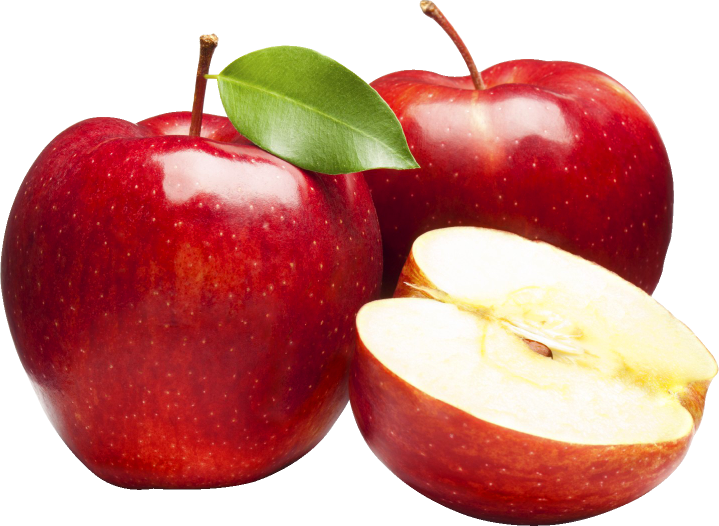
#> input picture apple.png, 1437 x 1052 px (shown at 1/2 size)
$ python 'Color Recognition.py'
#> lines starting #> are read from the running program, lines starting #| are printed output that depends on the picture; after the words box and inside, x2 and y2 are one past the last pixel; in counts of white or black regions, pixels touching at a corner belong together
import cv2
import numpy as np

image = cv2.imread("apple.png")
#> image is the input picture: shape (1052, 1437, 3); mean B, G, R 132, 138, 202.6
image = cv2.resize(image, (600, 600))
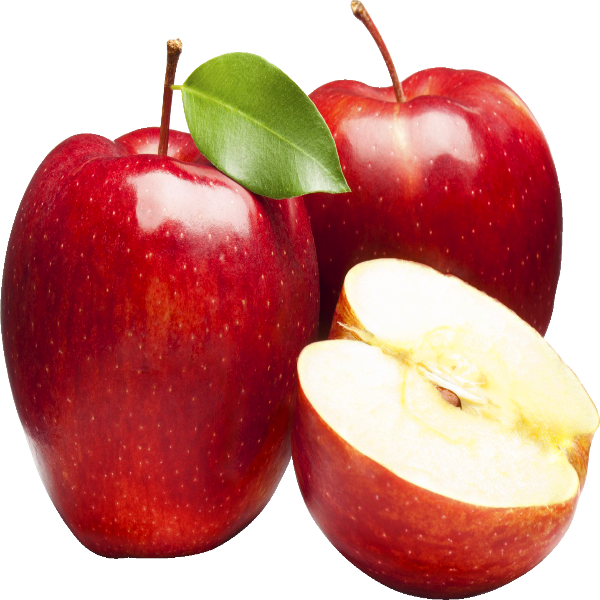
#> image: shape (600, 600, 3); mean B, G, R 131.9, 137.9, 202.5

hsv = cv2.cvtColor(image, cv2.COLOR_BGR2HSV)
#> hsv: shape (600, 600, 3); mean H, S, V 66.2, 120.6, 203.7

lower_red1 = np.array([0, 120, 70])
upper_red1 = np.array([10, 255, 255])
lower_red2 = np.array([170, 120, 70])
upper_red2 = np.array([180, 255, 255])

lower_green = np.array([40, 70, 70])
upper_green = np.array([80, 255, 255])

lower_blue = np.array([100, 150, 0])
upper_blue = np.array([140, 255, 255])

red_mask = cv2.inRange(hsv, lower_red1, upper_red1) + cv2.inRange(hsv, lower_red2, upper_red2)
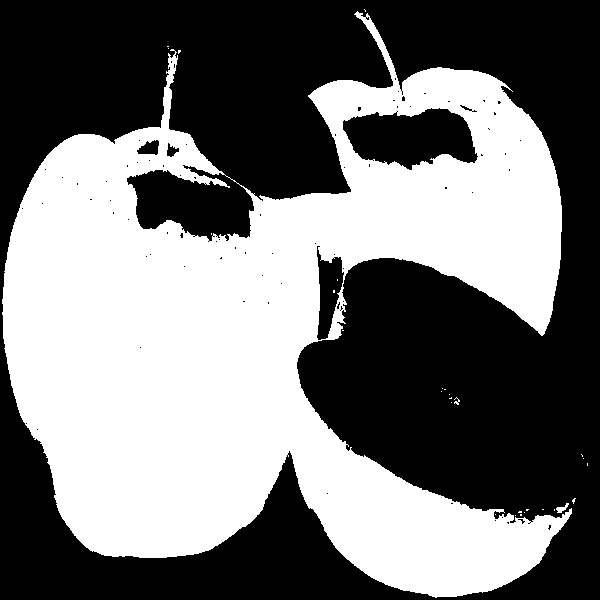
#> red_mask: shape (600, 600); 46.1% white; 29 white regions (26 under 20 px), largest, box (x1, y1, x2, y2) and area: (2, 11, 572, 598) 165903, (556, 503, 569, 513) 58, (454, 397, 460, 405) 21
green_mask = cv2.inRange(hsv, lower_green, upper_green)
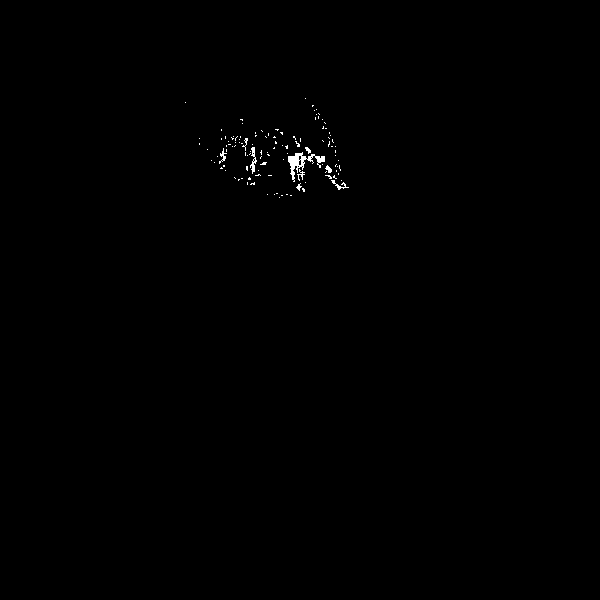
#> green_mask: shape (600, 600); 0.27% white in thin lines or dots, all inside (x1, y1, x2, y2) = (185, 98, 349, 198)
blue_mask = cv2.inRange(hsv, lower_blue, upper_blue)
#> blue_mask: shape (600, 600); every value is 0

if cv2.countNonZero(red_mask) > 500:
    text = "RED"
elif cv2.countNonZero(green_mask) > 500:
    text = "GREEN"
elif cv2.countNonZero(blue_mask) > 500:
    text = "BLUE"
else:
    text = "UNKNOWN"

print("Detected color:", text)

cv2.putText(image, text, (20, 40),
            cv2.FONT_HERSHEY_SIMPLEX, 1,
            (255, 255, 255), 4)
cv2.putText(image, text, (20, 40),
            cv2.FONT_HERSHEY_SIMPLEX, 1,
            (0, 0, 0), 2)
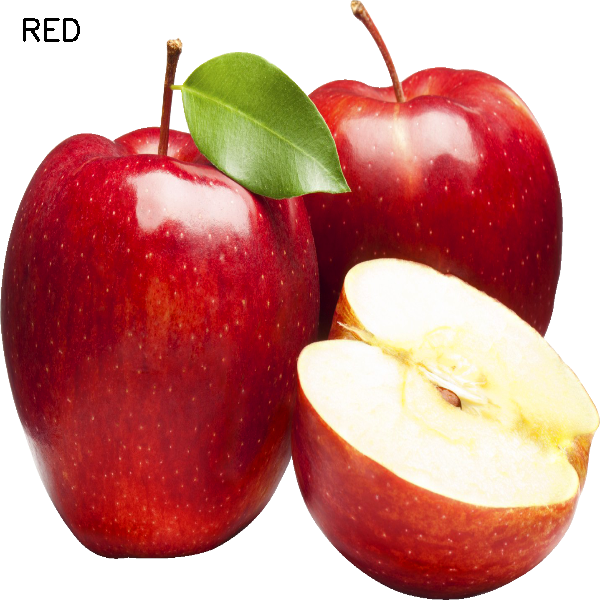
#> image: shape (600, 600, 3); 0.15% of pixels changed, all inside (x1, y1, x2, y2) = (23, 18, 80, 42)

cv2.imshow("Color Recognition", image)
cv2.waitKey(0)
cv2.destroyAllWindows()

$ run again, with tree.jpg saved as apple.png
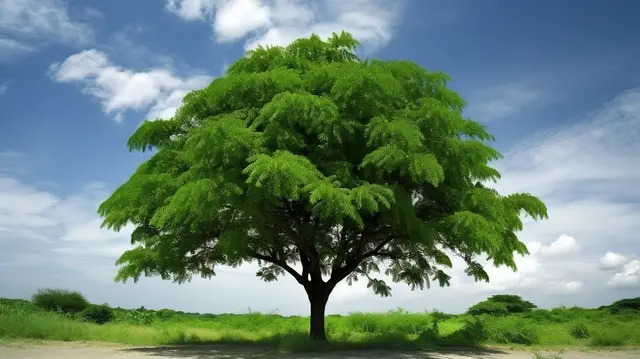
#> input picture tree.jpg, 640 x 359 px
#> image is the input picture: shape (359, 640, 3); mean B, G, R 117.3, 131.5, 105.1
#> hsv: shape (600, 600, 3); mean H, S, V 75, 116.2, 144.6
#> red_mask: shape (600, 600); every value is 0
#> `green_mask = cv2.inRange(hsv, lower_green, upper_green)`:
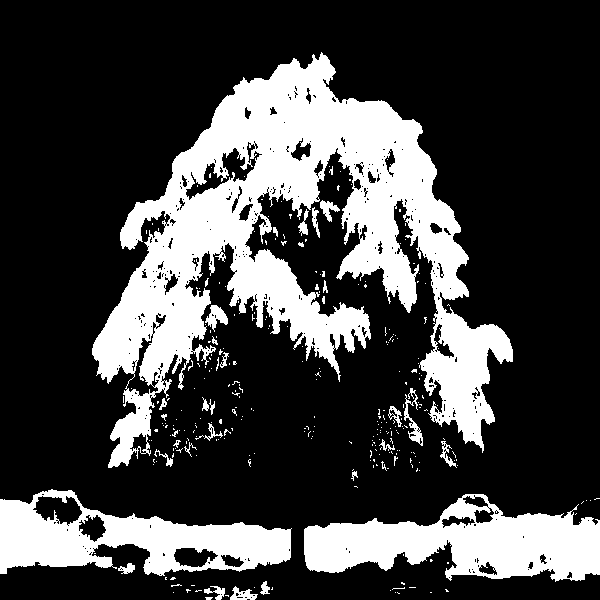
#> green_mask: shape (600, 600); 26.2% white; 296 white regions (263 under 20 px), largest, box (x1, y1, x2, y2) and area: (92, 52, 513, 468) 63035, (304, 494, 600, 582) 14993, (0, 489, 292, 576) 12564
#> blue_mask: shape (600, 600); 0.72% white; 4 white regions (2 under 20 px), largest, box (x1, y1, x2, y2) and area: (522, 0, 600, 49) 2439, (480, 0, 495, 13) 167
#> `cv2.putText(image, text, (20, 40), cv2.FONT_HERSHEY_SIMPLEX, 1, (0, 0,..`:
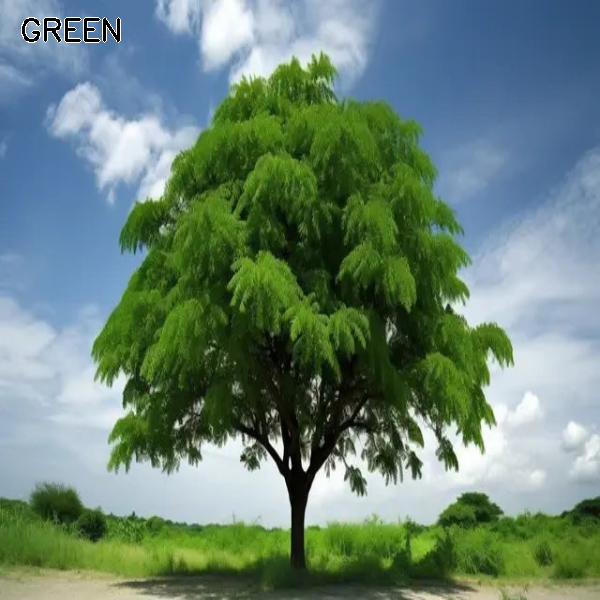
#> image: shape (600, 600, 3); mean B, G, R 116.8, 131.2, 105
